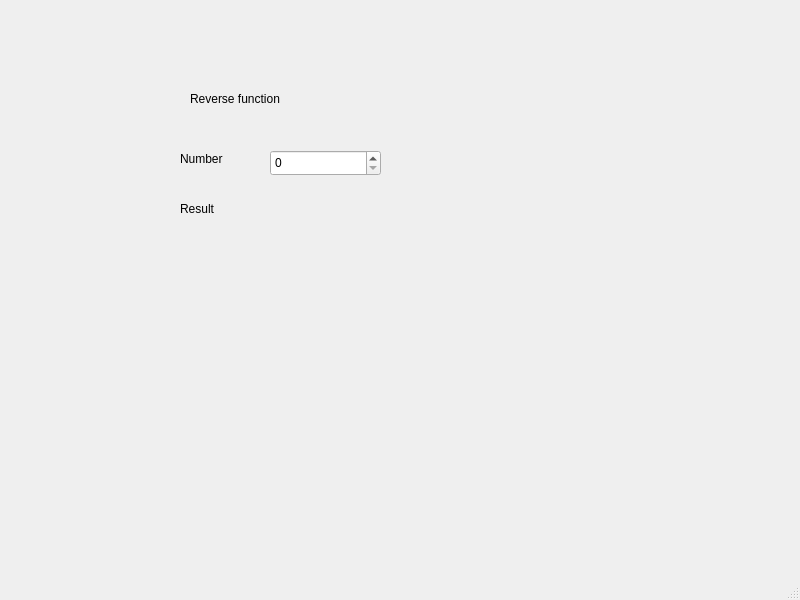
<?xml version="1.0" encoding="UTF-8"?>
<ui version="4.0">
 <class>MainWindow</class>
 <widget class="QMainWindow" name="MainWindow">
  <property name="geometry">
   <rect>
    <x>0</x>
    <y>0</y>
    <width>800</width>
    <height>600</height>
   </rect>
  </property>
  <property name="windowTitle">
   <string>MainWindow</string>
  </property>
  <widget class="QWidget" name="centralwidget">
   <widget class="QSpinBox" name="spinBox">
    <property name="geometry">
     <rect>
      <x>270</x>
      <y>150</y>
      <width>111</width>
      <height>26</height>
     </rect>
    </property>
    <property name="maximum">
     <number>1000</number>
    </property>
   </widget>
   <widget class="QLabel" name="label">
    <property name="geometry">
     <rect>
      <x>180</x>
      <y>150</y>
      <width>66</width>
      <height>17</height>
     </rect>
    </property>
    <property name="text">
     <string>Number</string>
    </property>
   </widget>
   <widget class="QLabel" name="label_2">
    <property name="geometry">
     <rect>
      <x>180</x>
      <y>200</y>
      <width>66</width>
      <height>17</height>
     </rect>
    </property>
    <property name="text">
     <string>Result</string>
    </property>
   </widget>
   <widget class="QLabel" name="label_3">
    <property name="geometry">
     <rect>
      <x>270</x>
      <y>200</y>
      <width>66</width>
      <height>17</height>
     </rect>
    </property>
    <property name="text">
     <string/>
    </property>
   </widget>
   <widget class="QLabel" name="label_4">
    <property name="geometry">
     <rect>
      <x>190</x>
      <y>90</y>
      <width>221</width>
      <height>17</height>
     </rect>
    </property>
    <property name="text">
     <string>Reverse function</string>
    </property>
   </widget>
  </widget>
  <widget class="QMenuBar" name="menubar">
   <property name="geometry">
    <rect>
     <x>0</x>
     <y>0</y>
     <width>800</width>
     <height>22</height>
    </rect>
   </property>
  </widget>
  <widget class="QStatusBar" name="statusbar"/>
 </widget>
 <resources/>
 <connections/>
</ui>
